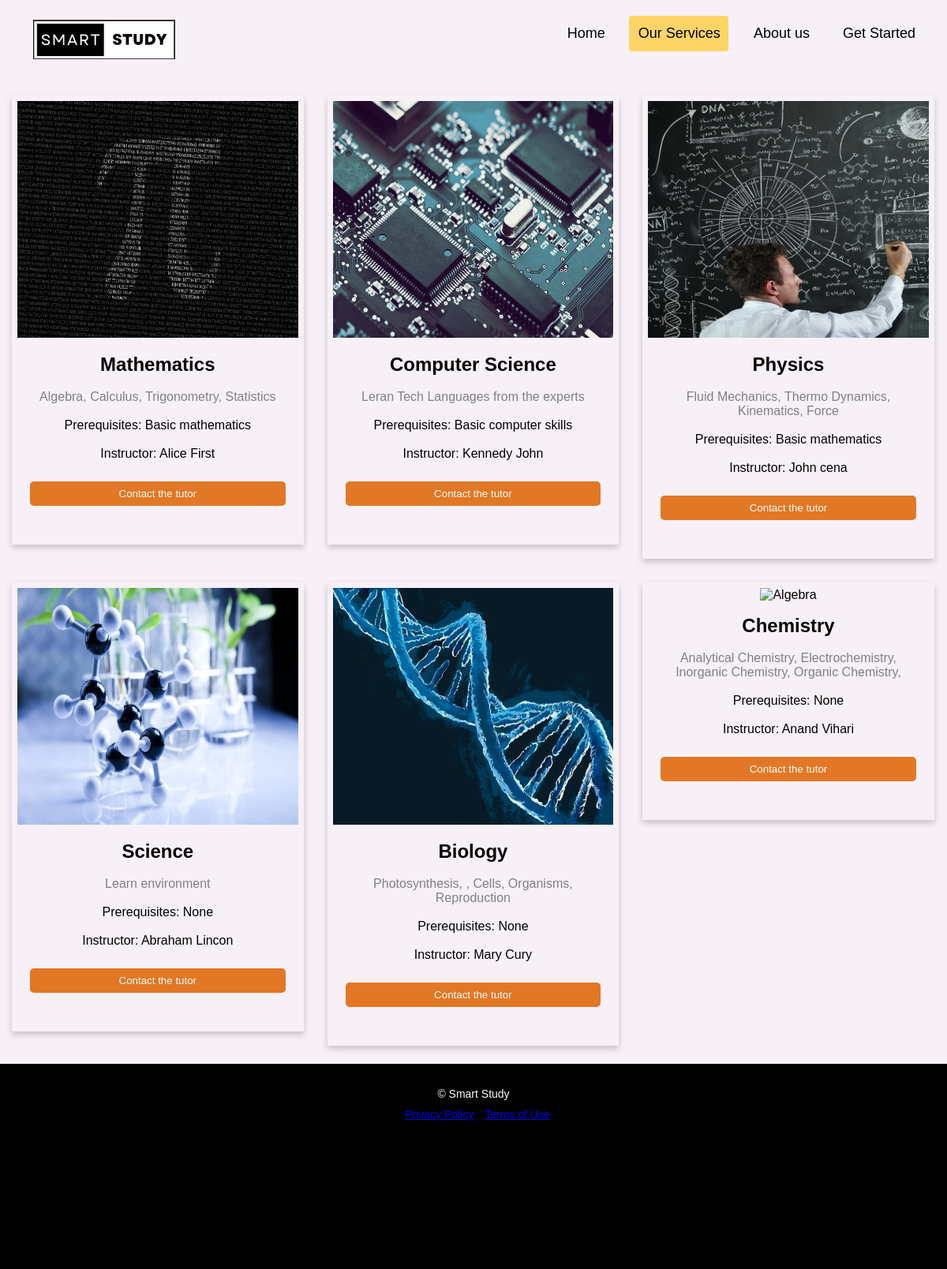
/services, run on the app's committed database.
### tables this page shows
CREATE TABLE Courses ( id INTEGER PRIMARY KEY, name TEXT NOT NULL, description TEXT NOT NULL, instructor TEXT not null, preReq TEXT not null);

### app.py (the view)
@app.route("/services", methods=["GET", "POST"])
def services():
    if request.method == 'GET':
        db_connection = sqlite3.connect("lerningDatabase.db")
        db_cursor = db_connection.cursor()
        db_cursor.execute('SELECT * from Courses')
        db_cursor.execute
        courses = db_cursor.fetchall()
        return render_template("services.html", courses = courses)

### templates/services.html (shortened to what this page needs)
<!DOCTYPE html>
<html>
<head>
  <link rel="stylesheet" href="{{ url_for('static', filename='styles/services-css.css') }}">
</head>
<body>
  <div class="header">
    <a href="/" class="logo"><img src="{{ url_for('static', filename='img/logo.jpeg') }}" width="180px"
        height="50px"></a>
    <div class="header-right">
      <a href="/">Home</a>
      <a class="active" href="/services">Our Services</a>
      <a href="/about">About us</a>
      <a href="/registration"> Get Started</a>
    </div>
  </div>
  <div class="row">
    <div class="column">
      <div class="card">
        <img src="{{ url_for('static', filename='img/R.jpg') }}" alt="Algebra" style="width:100%;height:300px">
        <div class="container">
          <h2>{{courses[0][1]}}</h2><br>
          <p class="title">{{courses[0][2]}} </p><br>
          <p>Prerequisites: {{courses[0][4]}}</p><br>
          <p>Instructor: {{courses[0][3]}}</p><br>
          <p><button class="button">Contact the tutor</button></p><br>
        </div>
      </div>
    </div>
    <div class="column">
      <div class="card">
        <img src="{{ url_for('static', filename='img/computer.jpg') }}" alt="Algebra" style="width:100%;height:300px">
        <div class="container">
          <h2>{{courses[1][1]}}</h2><br>
          <p class="title">{{courses[1][2]}}</p> <br>
          <p>Prerequisites: {{courses[1][4]}}</p><br>
          <p>Instructor: {{courses[1][3]}}</p><br>
          <p><button class="button">Contact the tutor</button></p><br>
        </div>
      </div>
    </div>
    <div class="column">
      <div class="card">
        <img src="{{ url_for('static', filename='img/Science.jpg') }}" alt="Algebra" style="width:100%;height:300px">
        <div class="container">
          <h2>{{courses[2][1]}}</h2><br>
          <p class="title"> {{courses[2][2]}} </p><br>
          <p>Prerequisites: {{courses[2][4]}}</p><br>
          <p>Instructor: {{courses[2][3]}}</p><br>
          <p><button class="button">Contact the tutor</button></p><br>
        </div>
      </div>
    </div>
    <div class="column">
      <div class="card">
        <img src="{{ url_for('static', filename='img/sci2.webp') }}" alt="Algebra" style="width:100%;height:300px">
        <div class="container">
          <h2>{{courses[3][1]}}</h2><br>
          <p class="title"> {{courses[3][2]}} </p><br>
          <p>Prerequisites: {{courses[3][4]}}</p><br>
          <p>Instructor: {{courses[3][3]}}</p><br>
          <p><button class="button">Contact the tutor</button></p><br>
        </div>
      </div>
    </div>
    <div class="column">
      <div class="card">
        <img src="{{ url_for('static', filename='img/biology.webp') }}" alt="Algebra" style="width:100%;height:300px">
        <div class="container">
          <h2>{{courses[4][1]}}</h2><br>
          <p class="title"> {{courses[4][2]}} </p><br>
          <p>Prerequisites: {{courses[4][4]}}</p><br>
          <p>Instructor: {{courses[4][3]}}</p><br>
          <p><button class="button">Contact the tutor</button></p><br>
        </div>
      </div>
    </div>
    <div class="column">
      <div class="card">
        <img src="{{ url_for('static', filename='img/chemistry.jpg') }}" alt="Algebra" style="width:100%;height:300px">
        <div class="container">
          <h2>{{courses[5][1]}}</h2><br>
          <p class="title"> {{courses[5][2]}} </p><br>
          <p>Prerequisites: {{courses[5][4]}}</p><br>
          <p>Instructor: {{courses[5][3]}}</p><br>
          <p><button class="button">Contact the tutor</button></p><br>
        </div>
      </div>
    </div>
  </div>
  <footer>
    <div style="width:100%;height:200px">
      <div class="foot">
        <div>
          <p>&copy; Smart Study</p>
        </div>
        <div>
          <ul>
            <li><a href="#">Privacy Policy</a></li>
            <li><a href="#">Terms of Use</a></li>
          </ul>
        </div>
      </div>
    </div>
  </footer>
</body>
</html>

### static/styles/services-css.css (style rules this page uses)
* { text-align: center; margin: 0; padding: 0; margin-left: auto; margin-right: auto; display: revert; }
.header { width: 100%; }
body { font-family: Arial, Helvetica, sans-serif; margin: 0; background-color: rgb(248, 240, 247); }
html { box-sizing: border-box; }
body { margin: 0; font-family: Arial, Helvetica, sans-serif; }
.logo { font-family: 'Times New Roman', Times, serif; width: auto; height: auto; margin-top: 5px; margin-bottom: 15px; }
*, *:before, *:after { box-sizing: inherit; }
.column { float: left; width: 33.3%; margin-bottom: 16px; padding: 0 8px; }
.card { box-shadow: 0 4px 8px 0 rgba(0, 0, 0, 0.2); margin: 7px; padding:7px 7px; transition: transform 0.5s ease-in-out; text-align: center; }
.container { padding: 16 16px; }
.container::after, .row::after { content: ""; clear: both; display: table; }
.title { color: grey; }
.button { border: none; outline: 0; display: inline-block; padding: 8px; color: white; background-color: #e27725; text-align: center; cursor: pointer; width: 100%; border-radius: 5px; box-shadow: rgba(0,0,0,0.9); transition: all 200ms ease-in-out; text-decoration: none; }
.header { overflow: hidden; padding: 20px 20px; }
.header a { float: left; color: black; text-align: center; padding-left: 12px; padding-right: 12px; margin-left: 10px; margin-right: 10px; text-decoration: none; font-size: 18px; line-height: 25px; border-radius: 4px; }
.header a.logo { font-size: 25px; font-weight: bold; }
.header a.active { background-color: #ffce3ec7; color: black; }
.header-right { float: right; }
.header-right a { padding-top: 10px; padding-bottom: 10px; text-align: center; padding-right: 10px; }
footer { background-color: #000; padding: 30px 0; font-size: 14px; color: #fff; text-align: center; }
footer p { margin-bottom: 10px; }
footer ul { margin-bottom: 20px; }
footer ul li { display: inline-block; margin-left: 10px; }
footer ul li:first-child { margin-left: 10px; }
button { background-color: #4CAF50; color: white; padding: 14px 20px; margin: 8px 0; border: none; cursor: pointer; width: 100%; }
.container { text-align: left; color: black; padding: 16px; }

### data on the page
Courses: name "Mathematics", description "Algebra, Calculus, Trigonometry, Statistics", preReq "Basic mathematics", instructor "Alice First"
Courses: name "Computer Science", description "Leran Tech Languages from the experts", preReq "Basic computer skills", instructor "Kennedy John"
Courses: name "Physics", description "Fluid Mechanics, Thermo Dynamics, Kinematics, Force", preReq "Basic mathematics", instructor "John cena"
Courses: name "Science", description "Learn environment", preReq "None", instructor "Abraham Lincon"
Courses: name "Biology", description "Photosynthesis, , Cells, Organisms, Reproduction", preReq "None", instructor "Mary Cury"
Courses: name "Chemistry", description "Analytical Chemistry, Electrochemistry, Inorganic Chemistry, Organic Chemistry,", preReq "None", instructor "Anand Vihari"
